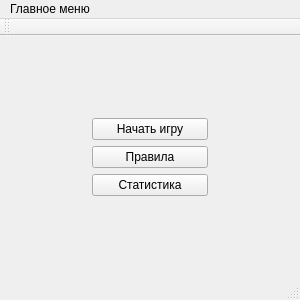
<?xml version="1.0" encoding="UTF-8"?>
<ui version="4.0">
 <class>MainWindow</class>
 <widget class="QMainWindow" name="MainWindow">
  <property name="geometry">
   <rect>
    <x>0</x>
    <y>0</y>
    <width>300</width>
    <height>300</height>
   </rect>
  </property>
  <property name="windowTitle">
   <string>JACKAL</string>
  </property>
  <widget class="QWidget" name="centralWidget">
   <layout class="QGridLayout" name="gridLayout">
    <item row="0" column="1">
     <spacer name="verticalSpacer_2">
      <property name="orientation">
       <enum>Qt::Vertical</enum>
      </property>
      <property name="sizeHint" stdset="0">
       <size>
        <width>116</width>
        <height>47</height>
       </size>
      </property>
     </spacer>
    </item>
    <item row="1" column="0">
     <spacer name="horizontalSpacer_2">
      <property name="orientation">
       <enum>Qt::Horizontal</enum>
      </property>
      <property name="sizeHint" stdset="0">
       <size>
        <width>66</width>
        <height>20</height>
       </size>
      </property>
     </spacer>
    </item>
    <item row="1" column="1">
     <layout class="QVBoxLayout" name="verticalLayout">
      <item>
       <widget class="QPushButton" name="pushButton">
        <property name="text">
         <string>Начать игру</string>
        </property>
       </widget>
      </item>
      <item>
       <widget class="QPushButton" name="pushButton_2">
        <property name="text">
         <string>Правила</string>
        </property>
       </widget>
      </item>
      <item>
       <widget class="QPushButton" name="pushButton_3">
        <property name="text">
         <string>Статистика</string>
        </property>
       </widget>
      </item>
     </layout>
    </item>
    <item row="1" column="2">
     <spacer name="horizontalSpacer">
      <property name="orientation">
       <enum>Qt::Horizontal</enum>
      </property>
      <property name="sizeHint" stdset="0">
       <size>
        <width>65</width>
        <height>20</height>
       </size>
      </property>
     </spacer>
    </item>
    <item row="2" column="1">
     <spacer name="verticalSpacer">
      <property name="orientation">
       <enum>Qt::Vertical</enum>
      </property>
      <property name="sizeHint" stdset="0">
       <size>
        <width>20</width>
        <height>47</height>
       </size>
      </property>
     </spacer>
    </item>
   </layout>
  </widget>
  <widget class="QMenuBar" name="menuBar">
   <property name="geometry">
    <rect>
     <x>0</x>
     <y>0</y>
     <width>300</width>
     <height>22</height>
    </rect>
   </property>
   <widget class="QMenu" name="menu">
    <property name="title">
     <string>Главное меню</string>
    </property>
   </widget>
   <addaction name="menu"/>
  </widget>
  <widget class="QToolBar" name="mainToolBar">
   <attribute name="toolBarArea">
    <enum>TopToolBarArea</enum>
   </attribute>
   <attribute name="toolBarBreak">
    <bool>false</bool>
   </attribute>
  </widget>
  <widget class="QStatusBar" name="statusBar"/>
 </widget>
 <layoutdefault spacing="6" margin="11"/>
 <resources/>
 <connections/>
</ui>
